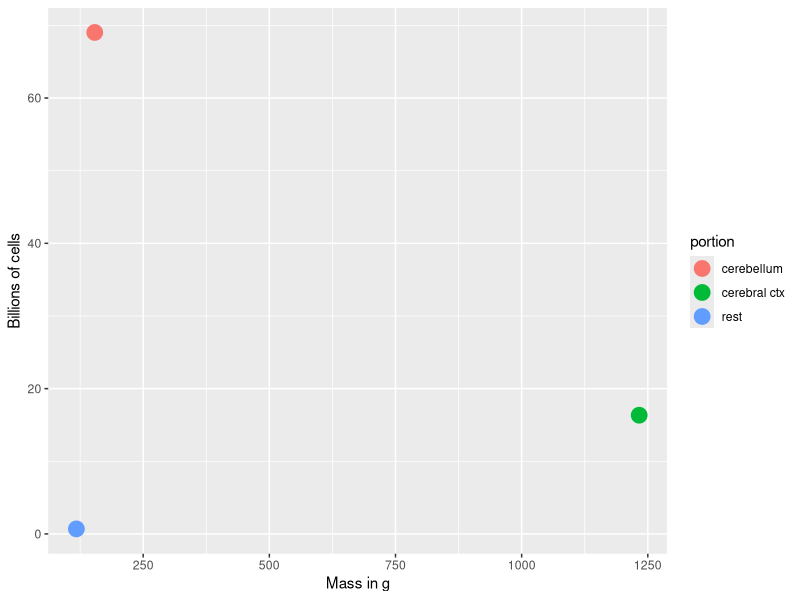
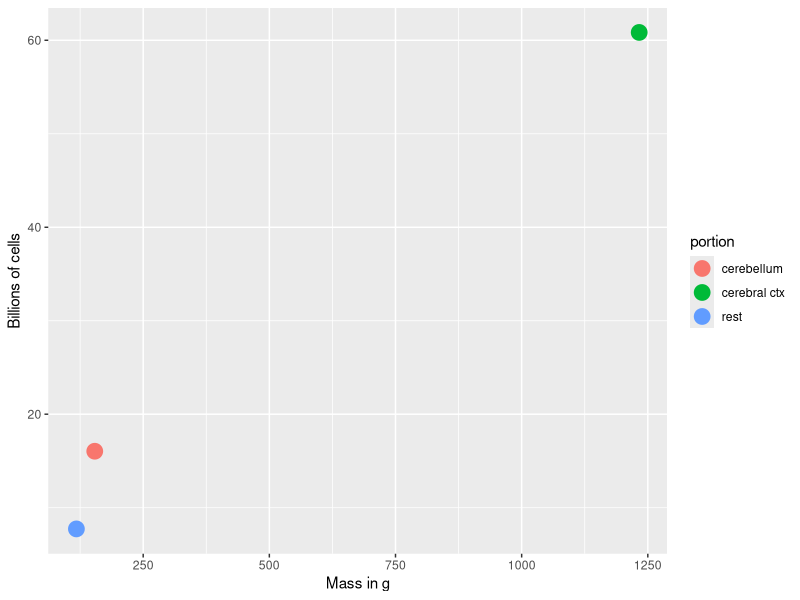

Write the R code that produced these figures, in order.
## ---- chunk 1
library(tidyverse)
## ---- chunk 2
# data from Azevedo
mass_g <- c(1232.93, 154.02, 117.66)
portion <- c("cerebral ctx", "cerebellum", "rest")
b_neurons <- c(16.34, 69.03, 0.69)
b_nonneurons <- c(60.84, 16.04, 7.73)
brain <- data.frame(portion, mass_g, b_neurons, b_nonneurons)

brain %>% ggplot() +
  aes(x=mass_g, b_neurons, color=portion) +
  geom_point(size = 5) +
  xlab("Mass in g") +
  ylab("Billions of cells")
## ---- chunk 3
brain %>% ggplot() +
  aes(x=mass_g, b_nonneurons, color=portion) +
  geom_point(size = 5) +
  xlab("Mass in g") +
  ylab("Billions of cells")
